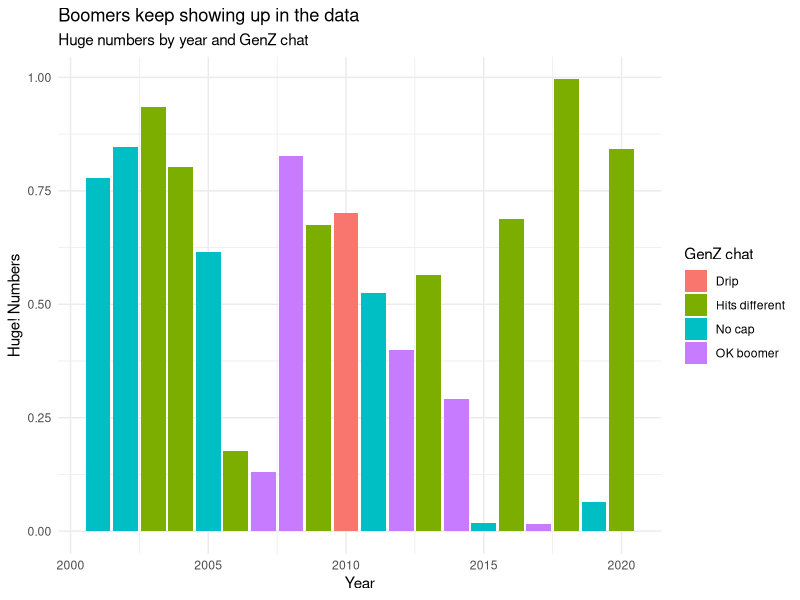

Generate this figure with R:
# Some recommended libraries
library(tidyverse)

# Some useful functions
?ggplot()      # Read in your transformed datasets
?filter()      # Help filter out rows of data based on a logical condition
?mutate()      # Helps with modifying columns in a dataset
?summarise()   # Helps with summarising data into smaller sets
?count()       # Quick way to get the count of a dataset by one of the columns
?View()        # Lets you review the dataset in RStudio

# Example ggplot
example <- tibble(
  year = 2001:2020,
  huge_numbers = runif(20),
  class = sample(c("No cap", "Drip", "Hits different", "OK boomer"), replace = TRUE, 20)
)

example %>%
  ggplot(aes(x = year, y = huge_numbers, fill = class)) +
  geom_bar(stat = 'identity') + 
  labs(
    x = "Year",
    y = "Huge! Numbers",
    fill = "GenZ chat",
    title = "Boomers keep showing up in the data",
    subtitle = "Huge numbers by year and GenZ chat"
  ) + 
  theme_minimal()

# Suggested modelling steps ----
# Read in linked data from step 2

# Explore different cuts of the data interactively

# Identify an interesting insight related to the problem

# Graph the insight
